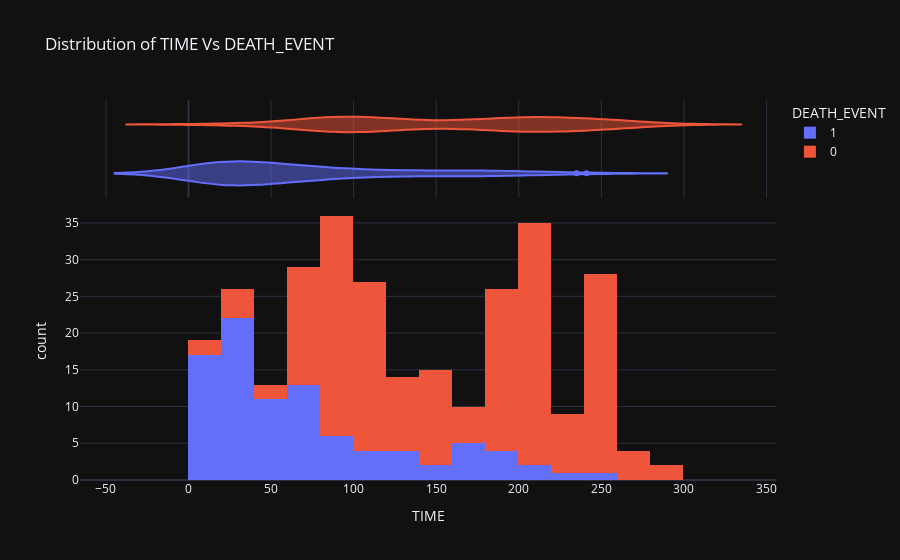

Here is the notebook cell this chart was saved with:
### Code cell
# Now lets categorize the above histogram by DEATH_EVENT vs Time

import plotly.express as px
fig = px.histogram(dataset, x="time", color="DEATH_EVENT", marginal="violin",hover_data=dataset.columns,
                   title ="Distribution of TIME Vs DEATH_EVENT", 
                   labels={"time": "TIME"},
                   template="plotly_dark",
                   )
fig.show()

### Figure 1 — Plotly figure (JSON) as saved in the notebook; plotly's stock layout.template omitted (floating-point values rounded to 4 significant figures; data arrays with more than 128 entries replaced by an {"elided": "..."} marker saying what was removed)
{"data": [{"alignmentgroup": "True", "bingroup": "x", "hovertemplate": "DEATH_EVENT=1<br>TIME=%{x}<br>count=%{y}<extra></extra>", "legendgroup": "1", "marker": {"color": "#636efa"}, "name": "1", "offsetgroup": "1", "orientation": "v", "showlegend": true, "type": "histogram", "x": [4, 6, 7, 7, 8, 10, 10, 10, 10, 10, 10, 11, 11, 13, 14, 14, 15, 20, 20, 23, 23, 24, 26, 26, 26, 27, 28, 28, 29, 30, 30, 30, 30, 31, 32, 33, 33, 35, 38, 40, 41, 42, 43, 43, 43, 44, 45, 50, 55, 59, 60, 60, 61, 64, 65, 65, 66, 67, 72, 73, 73, 77, 78, 82, 88, 90, 90, 95, 96, 109, 111, 113, 115, 126, 129, 130, 135, 150, 154, 162, 170, 171, 172, 172, 180, 180, 193, 198, 207, 214, 235, 241], "xaxis": "x", "yaxis": "y"}, {"alignmentgroup": "True", "customdata": {"elided": "92x12 float values"}, "hovertemplate": "DEATH_EVENT=%{customdata[11]}<br>TIME=%{x}<br>age=%{customdata[0]}<br>anaemia=%{customdata[1]}<br>creatinine_phosphokinase=%{customdata[2]}<br>diabetes=%{customdata[3]}<br>ejection_fraction=%{customdata[4]}<br>high_blood_pressure=%{customdata[5]}<br>platelets=%{customdata[6]}<br>serum_creatinine=%{customdata[7]}<br>serum_sodium=%{customdata[8]}<br>sex=%{customdata[9]}<br>smoking=%{customdata[10]}<extra></extra>", "legendgroup": "1", "marker": {"color": "#636efa"}, "name": "1", "offsetgroup": "1", "scalegroup": "x", "showlegend": false, "type": "violin", "x": [4, 6, 7, 7, 8, 10, 10, 10, 10, 10, 10, 11, 11, 13, 14, 14, 15, 20, 20, 23, 23, 24, 26, 26, 26, 27, 28, 28, 29, 30, 30, 30, 30, 31, 32, 33, 33, 35, 38, 40, 41, 42, 43, 43, 43, 44, 45, 50, 55, 59, 60, 60, 61, 64, 65, 65, 66, 67, 72, 73, 73, 77, 78, 82, 88, 90, 90, 95, 96, 109, 111, 113, 115, 126, 129, 130, 135, 150, 154, 162, 170, 171, 172, 172, 180, 180, 193, 198, 207, 214, 235, 241], "xaxis": "x2", "yaxis": "y2"}, {"alignmentgroup": "True", "bingroup": "x", "hovertemplate": "DEATH_EVENT=0<br>TIME=%{x}<br>count=%{y}<extra></extra>", "legendgroup": "0", "marker": {"color": "#EF553B"}, "name": "0", "offsetgroup": "0", "orientation": "v", "showlegend": true, "type": "histogram", "x": {"elided": "201 int values"}, "xaxis": "x", "yaxis": "y"}, {"alignmentgroup": "True", "customdata": {"elided": "201x12 float values"}, "hovertemplate": "DEATH_EVENT=%{customdata[11]}<br>TIME=%{x}<br>age=%{customdata[0]}<br>anaemia=%{customdata[1]}<br>creatinine_phosphokinase=%{customdata[2]}<br>diabetes=%{customdata[3]}<br>ejection_fraction=%{customdata[4]}<br>high_blood_pressure=%{customdata[5]}<br>platelets=%{customdata[6]}<br>serum_creatinine=%{customdata[7]}<br>serum_sodium=%{customdata[8]}<br>sex=%{customdata[9]}<br>smoking=%{customdata[10]}<extra></extra>", "legendgroup": "0", "marker": {"color": "#EF553B"}, "name": "0", "offsetgroup": "0", "scalegroup": "x", "showlegend": false, "type": "violin", "x": {"elided": "201 int values"}, "xaxis": "x2", "yaxis": "y2"}], "layout": {"barmode": "relative", "legend": {"title": {"text": "DEATH_EVENT"}, "tracegroupgap": 0}, "title": {"text": "Distribution of TIME Vs DEATH_EVENT"}, "xaxis": {"anchor": "y", "domain": [0, 1], "title": {"text": "TIME"}}, "xaxis2": {"anchor": "y2", "domain": [0, 1], "matches": "x", "showgrid": true, "showticklabels": false}, "yaxis": {"anchor": "x", "domain": [0, 0.7326], "title": {"text": "count"}}, "yaxis2": {"anchor": "x2", "domain": [0.7426, 1], "matches": "y2", "showgrid": false, "showline": false, "showticklabels": false, "ticks": ""}}}
